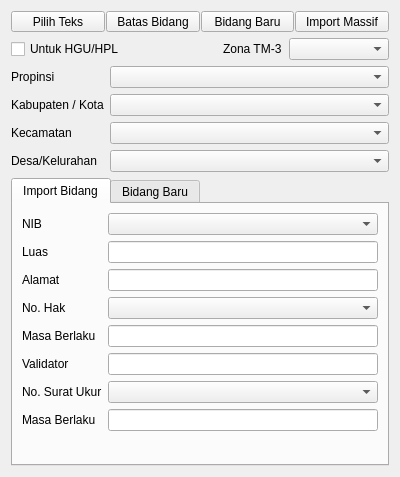
<?xml version="1.0" encoding="UTF-8"?>
<ui version="4.0">
 <class>Form</class>
 <widget class="QWidget" name="Form">
  <property name="geometry">
   <rect>
    <x>0</x>
    <y>0</y>
    <width>400</width>
    <height>477</height>
   </rect>
  </property>
  <property name="windowTitle">
   <string>Form</string>
  </property>
  <layout class="QVBoxLayout" name="verticalLayout_2">
   <item>
    <layout class="QVBoxLayout" name="verticalLayout">
     <item>
      <layout class="QHBoxLayout" name="horizontalLayout_15">
       <property name="spacing">
        <number>1</number>
       </property>
       <item>
        <widget class="QToolButton" name="toolButton_25">
         <property name="sizePolicy">
          <sizepolicy hsizetype="Minimum" vsizetype="Preferred">
           <horstretch>0</horstretch>
           <verstretch>0</verstretch>
          </sizepolicy>
         </property>
         <property name="toolTip">
          <string>Buat Peta Bidang</string>
         </property>
         <property name="statusTip">
          <string/>
         </property>
         <property name="text">
          <string>Pilih Teks</string>
         </property>
         <property name="icon">
          <iconset>
           <normaloff>../../images/panel_icons/collect.png</normaloff>../../images/panel_icons/collect.png</iconset>
         </property>
         <property name="iconSize">
          <size>
           <width>35</width>
           <height>35</height>
          </size>
         </property>
         <property name="toolButtonStyle">
          <enum>Qt::ToolButtonTextUnderIcon</enum>
         </property>
         <property name="autoRaise">
          <bool>false</bool>
         </property>
         <property name="arrowType">
          <enum>Qt::NoArrow</enum>
         </property>
        </widget>
       </item>
       <item>
        <widget class="QToolButton" name="toolButton_26">
         <property name="sizePolicy">
          <sizepolicy hsizetype="Preferred" vsizetype="Preferred">
           <horstretch>0</horstretch>
           <verstretch>0</verstretch>
          </sizepolicy>
         </property>
         <property name="toolTip">
          <string>Memetakan Batas Bidang</string>
         </property>
         <property name="statusTip">
          <string/>
         </property>
         <property name="text">
          <string>Batas Bidang</string>
         </property>
         <property name="icon">
          <iconset>
           <normaloff>../../images/panel_icons/boundary.png</normaloff>../../images/panel_icons/boundary.png</iconset>
         </property>
         <property name="iconSize">
          <size>
           <width>35</width>
           <height>35</height>
          </size>
         </property>
         <property name="toolButtonStyle">
          <enum>Qt::ToolButtonTextUnderIcon</enum>
         </property>
        </widget>
       </item>
       <item>
        <widget class="QToolButton" name="toolButton_27">
         <property name="sizePolicy">
          <sizepolicy hsizetype="Preferred" vsizetype="Preferred">
           <horstretch>0</horstretch>
           <verstretch>0</verstretch>
          </sizepolicy>
         </property>
         <property name="toolTip">
          <string>Buat Bidang Peta Baru</string>
         </property>
         <property name="text">
          <string>Bidang Baru</string>
         </property>
         <property name="icon">
          <iconset>
           <normaloff>../../images/panel_icons/pencil.png</normaloff>../../images/panel_icons/pencil.png</iconset>
         </property>
         <property name="iconSize">
          <size>
           <width>35</width>
           <height>35</height>
          </size>
         </property>
         <property name="toolButtonStyle">
          <enum>Qt::ToolButtonTextUnderIcon</enum>
         </property>
        </widget>
       </item>
       <item>
        <widget class="QToolButton" name="toolButton_28">
         <property name="sizePolicy">
          <sizepolicy hsizetype="Preferred" vsizetype="Preferred">
           <horstretch>0</horstretch>
           <verstretch>0</verstretch>
          </sizepolicy>
         </property>
         <property name="toolTip">
          <string>Import Bidang Tanah Massif</string>
         </property>
         <property name="text">
          <string>Import Massif</string>
         </property>
         <property name="icon">
          <iconset>
           <normaloff>../../images/panel_icons/uploadgreen.png</normaloff>../../images/panel_icons/uploadgreen.png</iconset>
         </property>
         <property name="iconSize">
          <size>
           <width>35</width>
           <height>35</height>
          </size>
         </property>
         <property name="toolButtonStyle">
          <enum>Qt::ToolButtonTextUnderIcon</enum>
         </property>
        </widget>
       </item>
      </layout>
     </item>
     <item>
      <layout class="QHBoxLayout" name="horizontalLayout_17">
       <item>
        <widget class="QCheckBox" name="checkBox">
         <property name="text">
          <string>Untuk HGU/HPL</string>
         </property>
        </widget>
       </item>
       <item>
        <spacer name="horizontalSpacer_9">
         <property name="orientation">
          <enum>Qt::Horizontal</enum>
         </property>
         <property name="sizeType">
          <enum>QSizePolicy::Preferred</enum>
         </property>
         <property name="sizeHint" stdset="0">
          <size>
           <width>40</width>
           <height>20</height>
          </size>
         </property>
        </spacer>
       </item>
       <item>
        <layout class="QHBoxLayout" name="horizontalLayout_16">
         <item>
          <widget class="QLabel" name="label_10">
           <property name="text">
            <string>Zona TM-3</string>
           </property>
          </widget>
         </item>
         <item>
          <widget class="QComboBox" name="comboBox">
           <property name="minimumSize">
            <size>
             <width>100</width>
             <height>0</height>
            </size>
           </property>
          </widget>
         </item>
        </layout>
       </item>
      </layout>
     </item>
     <item>
      <layout class="QFormLayout" name="formLayout_4">
       <item row="0" column="0">
        <widget class="QLabel" name="label_17">
         <property name="text">
          <string>Propinsi</string>
         </property>
        </widget>
       </item>
       <item row="0" column="1">
        <widget class="QComboBox" name="combo_provinsi_2"/>
       </item>
       <item row="1" column="0">
        <widget class="QLabel" name="label_18">
         <property name="text">
          <string>Kabupaten / Kota</string>
         </property>
        </widget>
       </item>
       <item row="1" column="1">
        <widget class="QComboBox" name="combo_kabupaten_2"/>
       </item>
       <item row="2" column="0">
        <widget class="QLabel" name="label_19">
         <property name="text">
          <string>Kecamatan</string>
         </property>
        </widget>
       </item>
       <item row="2" column="1">
        <widget class="QComboBox" name="combo_kecamatan_2"/>
       </item>
       <item row="3" column="0">
        <widget class="QLabel" name="label_20">
         <property name="text">
          <string>Desa/Kelurahan</string>
         </property>
        </widget>
       </item>
       <item row="3" column="1">
        <widget class="QComboBox" name="combo_kelurahan_2"/>
       </item>
      </layout>
     </item>
     <item>
      <widget class="QTabWidget" name="tabWidget">
       <property name="currentIndex">
        <number>0</number>
       </property>
       <widget class="QWidget" name="tab">
        <attribute name="title">
         <string>Import Bidang</string>
        </attribute>
        <layout class="QGridLayout" name="gridLayout_6">
         <item row="0" column="0">
          <layout class="QFormLayout" name="formLayout_5">
           <item row="0" column="0">
            <widget class="QLabel" name="label_21">
             <property name="text">
              <string>NIB</string>
             </property>
            </widget>
           </item>
           <item row="0" column="1">
            <widget class="QComboBox" name="combo_provinsi_3"/>
           </item>
           <item row="1" column="0">
            <widget class="QLabel" name="label_22">
             <property name="text">
              <string>Luas</string>
             </property>
            </widget>
           </item>
           <item row="1" column="1">
            <widget class="QLineEdit" name="lineEdit"/>
           </item>
           <item row="2" column="0">
            <widget class="QLabel" name="alamatLabel">
             <property name="text">
              <string>Alamat</string>
             </property>
            </widget>
           </item>
           <item row="2" column="1">
            <widget class="QLineEdit" name="alamatLineEdit"/>
           </item>
           <item row="3" column="0">
            <widget class="QLabel" name="noHakLabel">
             <property name="text">
              <string>No. Hak</string>
             </property>
            </widget>
           </item>
           <item row="3" column="1">
            <widget class="QComboBox" name="noHakComboBox"/>
           </item>
           <item row="4" column="0">
            <widget class="QLabel" name="masaBerlakuLabel">
             <property name="text">
              <string>Masa Berlaku</string>
             </property>
            </widget>
           </item>
           <item row="4" column="1">
            <widget class="QLineEdit" name="masaBerlakuLineEdit"/>
           </item>
           <item row="5" column="0">
            <widget class="QLabel" name="validatorLabel">
             <property name="text">
              <string>Validator</string>
             </property>
            </widget>
           </item>
           <item row="5" column="1">
            <widget class="QLineEdit" name="validatorLineEdit"/>
           </item>
           <item row="6" column="0">
            <widget class="QLabel" name="noSuratUkurLabel">
             <property name="text">
              <string>No. Surat Ukur</string>
             </property>
            </widget>
           </item>
           <item row="6" column="1">
            <widget class="QComboBox" name="noSuratUkurComboBox"/>
           </item>
           <item row="7" column="0">
            <widget class="QLabel" name="masaBerlakuLabel_2">
             <property name="text">
              <string>Masa Berlaku</string>
             </property>
            </widget>
           </item>
           <item row="7" column="1">
            <widget class="QLineEdit" name="masaBerlakuLineEdit_2"/>
           </item>
          </layout>
         </item>
        </layout>
       </widget>
       <widget class="QWidget" name="tab_2">
        <attribute name="title">
         <string>Bidang Baru</string>
        </attribute>
        <layout class="QGridLayout" name="gridLayout_4">
         <item row="0" column="0">
          <layout class="QVBoxLayout" name="verticalLayout_8">
           <item>
            <widget class="QLabel" name="luasPetaLabel_2">
             <property name="font">
              <font>
               <italic>true</italic>
              </font>
             </property>
             <property name="text">
              <string>&lt;html&gt;&lt;head/&gt;&lt;body&gt;&lt;p&gt;&lt;span style=&quot; font-size:9pt; font-style:normal; color:#000000;&quot;&gt;Pembuatan Bidang tanah baru hasil delineasi di peta. Silahkan dilengkapi dengan Data Atribut Nomor Bidang Tanahnya!&lt;/span&gt;&lt;/p&gt;&lt;/body&gt;&lt;/html&gt;</string>
             </property>
             <property name="textFormat">
              <enum>Qt::RichText</enum>
             </property>
             <property name="scaledContents">
              <bool>false</bool>
             </property>
             <property name="alignment">
              <set>Qt::AlignCenter</set>
             </property>
             <property name="wordWrap">
              <bool>true</bool>
             </property>
            </widget>
           </item>
           <item>
            <layout class="QFormLayout" name="formLayout_6">
             <item row="0" column="0">
              <layout class="QHBoxLayout" name="horizontalLayout_18">
               <item>
                <widget class="QLabel" name="label_7">
                 <property name="text">
                  <string>NIS</string>
                 </property>
                </widget>
               </item>
               <item>
                <spacer name="horizontalSpacer_10">
                 <property name="orientation">
                  <enum>Qt::Horizontal</enum>
                 </property>
                 <property name="sizeType">
                  <enum>QSizePolicy::Preferred</enum>
                 </property>
                 <property name="sizeHint" stdset="0">
                  <size>
                   <width>100</width>
                   <height>20</height>
                  </size>
                 </property>
                </spacer>
               </item>
              </layout>
             </item>
             <item row="0" column="1">
              <widget class="QLineEdit" name="lineEdit_2"/>
             </item>
             <item row="1" column="0">
              <widget class="QLabel" name="luasPetaLabel">
               <property name="text">
                <string>Luas Peta</string>
               </property>
              </widget>
             </item>
             <item row="1" column="1">
              <widget class="QLineEdit" name="luasPetaLineEdit"/>
             </item>
             <item row="2" column="0">
              <widget class="QLabel" name="namaLabel">
               <property name="text">
                <string>Nama</string>
               </property>
              </widget>
             </item>
             <item row="2" column="1">
              <widget class="QComboBox" name="namaComboBox"/>
             </item>
            </layout>
           </item>
          </layout>
         </item>
        </layout>
       </widget>
      </widget>
     </item>
    </layout>
   </item>
  </layout>
 </widget>
 <resources/>
 <connections/>
</ui>
